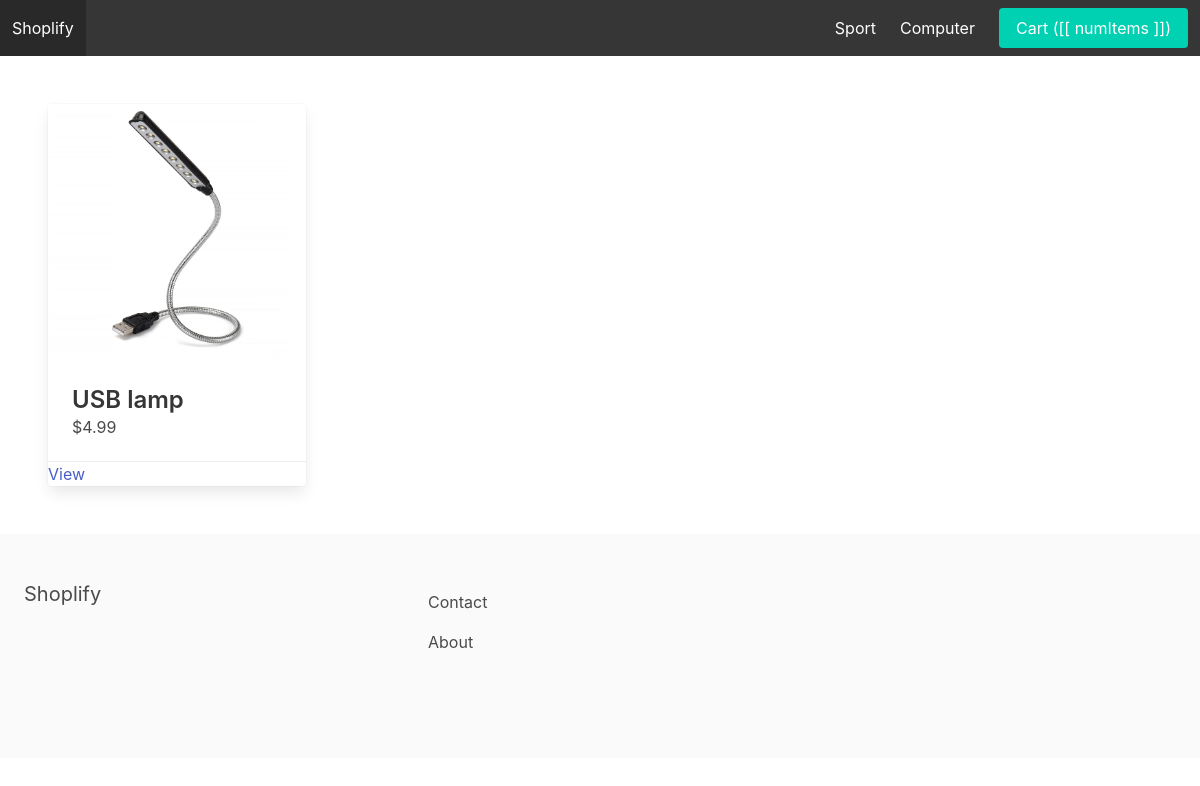
The page / on the database its author committed.
### store/models.py (models this page shows, shortened)
class Category(models.Model):
    title = models.CharField(max_length=255)
    slug = models.SlugField(max_length=255)
    ordering = models.IntegerField(default=0)
    class Meta:
        verbose_name_plural = 'Categories'
        ordering = ('ordering',)

class Product(models.Model):
    category = models.ForeignKey(Category, related_name='products', on_delete=models.CASCADE)
    title = models.CharField(max_length=255)
    slug = models.SlugField(max_length=255)
    description = models.TextField(blank=True, null=True)
    price = models.FloatField(max_length=255)
    is_featured = models.BooleanField(default=False)
    image = models.ImageField(upload_to='uploads', blank=True, null=True)
    thumbnail = models.ImageField(blank=True, null=True)
    date_added = models.DateTimeField(auto_now_add=True)
    class Meta:
        ordering = ('-date_added',)

### core/views.py (the view)
# urls.py: path('', frontpage, name='frontpage'),
def frontpage(request):
    products = Product.objects.filter(is_featured=True)
    context = {
        'products': products
    }
    return render(request, 'frontpage.html', context)

### store/context_processors.py (called while the page is built)
def menu_categories(request):
    categories = Category.objects.all()
    return {'menu_categories': categories}

### core/templates/frontpage.html (shortened to what this page needs)
{% extends 'base.html' %}
{% block content %}
    <div class="columns is-multiline">
        {% for product in products %}
            <div class="column is-3">
                <div class="card">
                    <div class="card-image">
                        <figure class="image">
                            <img src="media/uploads/{{ product.thumbnail }}">
                        </figure>
                    </div>
                    <div class="card-content">
                        <div class="media">
                            <div class="media-content">
                                <p class="title is-4">{{ product.title }}</p>
                                <p class="subtitle is-6">${{ product.price }}</p>
                            </div>
                        </div>
                    </div>
                    <footer class="card-footer">
                        <a href="{% url 'product_detail' product.category.slug product.slug %}" class="class-footer-item">View</a>
                    </footer>
                </div>
            </div>
        {% endfor %}
    </div>
{% endblock %}

### core/templates/base.html (shortened to what this page needs)
{% load static %}
<!DOCTYPE html>
<html>
    <head>
        <link rel="stylesheet" href="https://cdn.jsdelivr.net/npm/bulma@0.9.0/css/bulma.min.css">
        <link rel="stylesheet" href="{% static 'main.css' %}">
    </head>
    <body>
        <nav class="navbar is-dark">
            <div class="navbar-brand">
                <a href="{% url 'frontpage' %}" class="navbar-item" href="/">Shoplify</a>
            </div>
            <div id="main-navbar" class="navbar-menu">
                <div class ="navbar-end">
                    {% for category in menu_categories %}
                        <a href="{% url 'category_detail' category.slug %}" class="navbar-item">{{ category.title }}</a>
                    {% endfor %}
                    <div class="navbar-item" id="navbarapp">
                        <a href="{% url 'cart' %}" class="button is-primary">Cart ([[ numItems ]])</a>
                    </div>
                </div>
            </div>
        </nav>
        <section class="section">
            {% block content %}
            {% endblock %}
        </section>
        <footer class="footer">
            <div class="columns">
                <div class="column is-4">
                    <h2 class="subtitle">Shoplify</h2>
                </div>
                <div class="column is-8">
                    <a href="{% url 'contact' %}" class="navbar-item">Contact</a>
                    <a href="{% url 'about' %}" class="navbar-item">About</a>
                </div>
            </div>
        </footer>
    </body>
</html>

### rows shown on the page
Category: title "Sport"
Category: title "Computer"
Product: thumbnail (picture), title "USB lamp", price "4.99"
